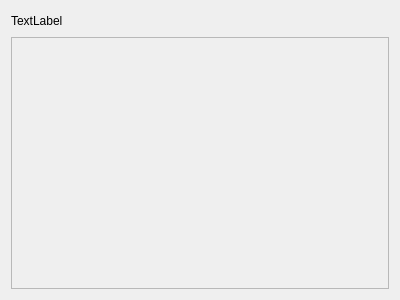
<?xml version="1.0" encoding="UTF-8"?>
<ui version="4.0">
 <class>KanbanColumnWidget</class>
 <widget class="QWidget" name="KanbanColumnWidget">
  <property name="geometry">
   <rect>
    <x>0</x>
    <y>0</y>
    <width>400</width>
    <height>300</height>
   </rect>
  </property>
  <property name="windowTitle">
   <string>Form</string>
  </property>
  <property name="styleSheet">
   <string notr="true"/>
  </property>
  <layout class="QVBoxLayout" name="verticalLayout">
   <item>
    <layout class="QHBoxLayout" name="headerLayout">
     <property name="spacing">
      <number>4</number>
     </property>
     <item>
      <widget class="QLabel" name="labelStageTitle">
       <property name="text">
        <string>TextLabel</string>
       </property>
      </widget>
     </item>
     <item>
      <widget class="QLabel" name="labelStageInfo"/>
     </item>
     <item>
      <spacer name="headerSpacer">
       <property name="orientation">
        <enum>Qt::Orientation::Horizontal</enum>
       </property>
       <property name="sizeHint" stdset="0">
        <size>
         <width>40</width>
         <height>20</height>
        </size>
       </property>
      </spacer>
     </item>
    </layout>
   </item>
   <item>
    <widget class="QScrollArea" name="scrollArea">
     <property name="widgetResizable">
      <bool>true</bool>
     </property>
     <widget class="QWidget" name="cardsContainer">
      <property name="geometry">
       <rect>
        <x>0</x>
        <y>0</y>
        <width>386</width>
        <height>270</height>
       </rect>
      </property>
     </widget>
    </widget>
   </item>
  </layout>
 </widget>
 <resources/>
 <connections/>
</ui>
